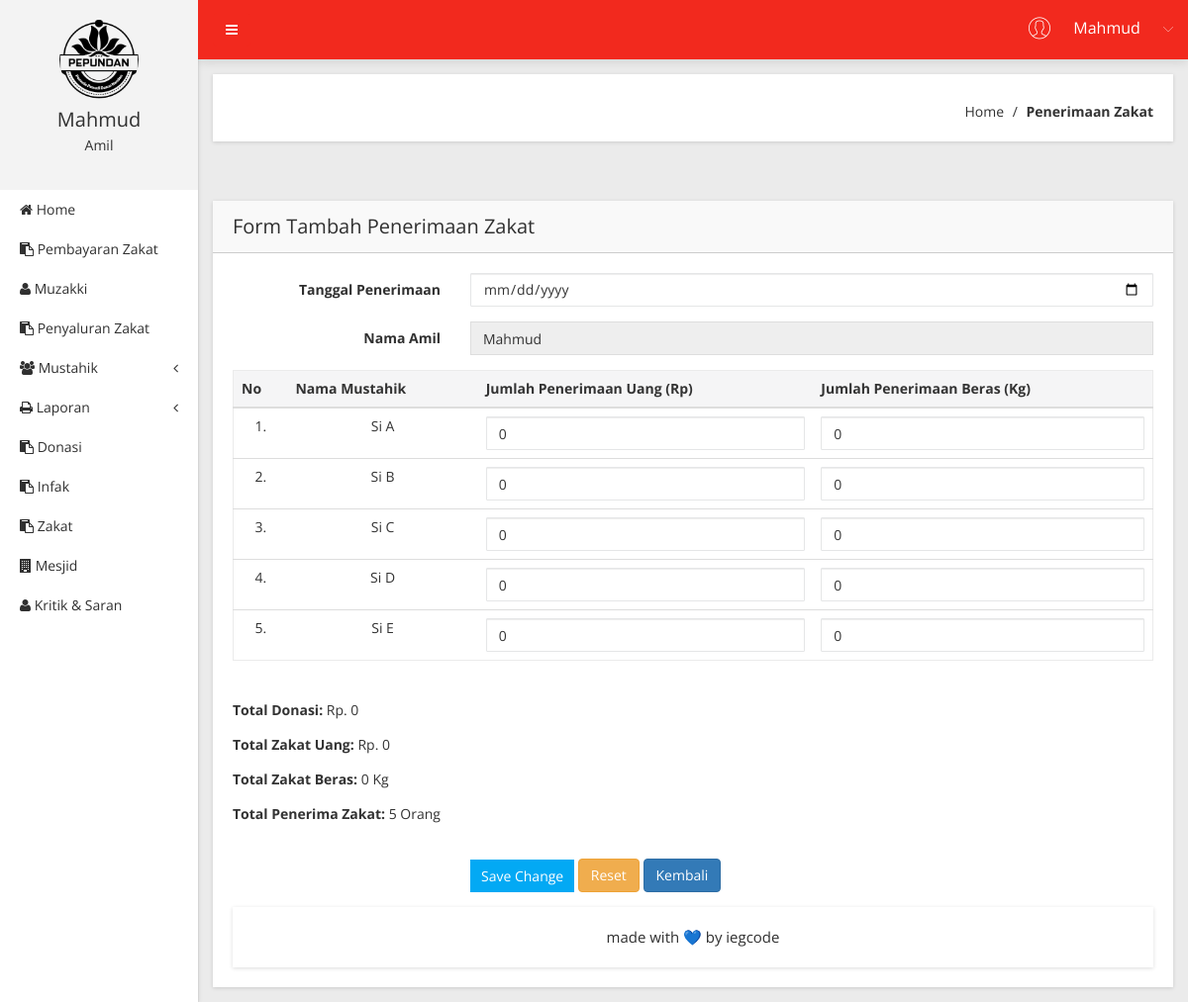
Page /Penerimaan/tambah (signed in) on the committed database.
### tables this page shows
CREATE TABLE `t_penerima` (
  `id_penerima` int(11) NOT NULL,
  `nama_penerima` varchar(30) NOT NULL,
  `kategori` varchar(20) NOT NULL,
  `alamat_penerima` varchar(30) NOT NULL,
  `status` varchar(1) NOT NULL
);

### app/core/controller.php (called while the page is built, shortened)
<?php
class controller {
	public function view($view, $data = [])
	{
		require_once 'app/views/' . $view .'.php';
	}
	public function model ($model)
	{
		return new $model;
	}
}

### app/controllers/Penerimaan.php (called while the page is built, shortened)
<?php
class Penerimaan extends Controller {
	public function tambah()
	{
		$data['judul'] = 'Tambah Penerimaan';
		$data['pnr'] = $this->model('Penerima_model')->getAllPenerimaAktif();
		$data['Amil'] = $this->model('Amil_model')->sesiAmil();
		$data['bagi'] = $this->model('Penerimaan_model')->Pembagian();
		$this->view('Penerimaan/tambah',$data);
	}
}

### app/core/app.php (called while the page is built, shortened)
<?php
class app {
	protected $method = 'index';
	protected $params = [];
	public function __construct ()
	{
		$url = $this->parseURL();
		if (file_exists('app/controllers/' . $url[0] . '.php')) {
			unset($url[0]);
		}
		$this->controller = new $this->controller;
		if (isset($url[1])) {
          if (method_exists($this->controller, $url[1])) {				$this->method = $url[1];
       }
   }
 call_user_func_array([$this->controller, $this->method], $this->params);
}
public function parseURL()
{
  if (isset($_GET['url'])) {
     $url = rtrim($_GET['url'], '/');
     $url = filter_var($url, FILTER_SANITIZE_URL);
     $url = explode('/', $url);
     return $url;
 }
}
}

### index.php (called while the page is built, shortened)
<?php
$app = new app;

### app/core/database.php (called while the page is built, shortened)
<?php
class Database {
	private $host = DB_HOST;
	private $user = DB_USER;
	private $pass = DB_PASS;
	private $db_name = DB_NAME;
PRIVATE $dbh;
private $stmt;
	public function __construct()
	{
		$dsn = 'mysql:host=' .$this->host. ';dbname=' .$this->db_name;
		$option= [
			PDO::ATTR_PERSISTENT =>true,
			PDO::ATTR_ERRMODE => PDO::ERRMODE_EXCEPTION
		];
		try{
			$this->dbh = new PDO($dsn, $this->user, $this->pass, $option);
		} catch(PDOException $e) {
			die($e->getMessage());
		}
	}
public function query($query){
	$this->stmt= $this->dbh->prepare($query);
}
public function execute()
{
	$this->stmt->execute();
}
public function resultSet()
{
	$this->execute();
	return $this->stmt->fetchALL(PDO::FETCH_ASSOC);
}
}
?>

### app/models/Penerima_model.php (called while the page is built, shortened)
<?php
class Penerima_model {
	private $db;
	public function __construct(){
		$this->db = new database;
	}
	public function getAllPenerimaAktif()
	{
		$this->db->query("SELECT * FROM t_penerima where status='1'");
	 		return $this->db->resultSet();
	}
}

### app/views/Penerimaan/tambah.php (the view, shortened to what this page needs)
            <div class="breadcome-area mg-b-30 small-dn">
                <div class="container-fluid">
                    <div class="row">
                        <div class="col-lg-12">
                            <div class="breadcome-list shadow-reset">
                                <div class="row">
                                    <div class="col-lg-6">
                                        <div class="breadcome-heading">
                                        </div>
                                    </div>
                                    <div class="col-lg-6">
                                        <ul class="breadcome-menu">
                                            <li><a href="<?=BASEURL;?>/home_index">Home</a> <span class="bread-slash">/</span>
                                            </li>
                                            <li><span class="bread-blod">Penerimaan Zakat</span>
                                            </li>
                                        </ul>
                                    </div>
                                </div>
                            </div>
                        </div>
                    </div>
                </div>
            </div>
            <div class="data-table-area mg-b-15">
                <div class="container-fluid">
                    <div class="row">
                        <div class="col-lg-12">
                            <div class="sparkline12-list shadow-reset mg-t-30">
                                <div class="sparkline12-hd">
                                    <div class="main-sparkline12-hd">
                                        <h1>Form Tambah Penerimaan Zakat</h1>
                                    </div>
                                </div>
                                <div class="sparkline12-graph">
                                    <div class="basic-login-form-ad">
                                        <div class="row">
                                            <div class="col-lg-12">
                                                <div class="all-form-element-inner">
<?php foreach ($data['bagi'] as $dt_bagi) : ?>
<?php endforeach;?>
      <form action="<?= BASEURL; ?>/Penerimaan/aksi_tambah" method="POST">
          <div class="form-group-inner">
              <div class="row">
                  <div class="col-lg-3">
                      <label class="login2 pull-right pull-right-pro">Tanggal Penerimaan</label>
                  </div>
                  <div class="col-lg-9">
                      <div class="form-select-list">
                          <input type="date" id="last-name" name="tgl_penerimaan" required="required" class="form-control">
                      </div>
                  </div>
              </div>
          </div>
          <div class="form-group-inner">
              <div class="row">
                  <div class="col-lg-3">
                      <label class="login2 pull-right pull-right-pro">Nama Amil</label>
                  </div>
                  <div class="col-lg-9">
                      <div class="form-select-list">
                          <input type="text" name='nama_amil' class="form-control" value="<?= $_SESSION['username'];?>" readonly>
                      </div>
                  </div>
              </div>
          </div>
          <table class="table border-table">
                    <thead>
                        <tr>
                            <th>No </th>
                            <th>Nama Mustahik</th>
                            <th>Jumlah Penerimaan Uang (Rp)</th>
                            <th>Jumlah Penerimaan Beras (Kg)</th>
                        </tr>
                    </thead>
                    <tbody>
                        <?php
                            $no = 1;
                            foreach( $data['pnr'] as $pnr) :
                        ?>
                        <tr>
                            <td><?=$no++ ?>.</td>
                            <td>
                              <?= $pnr['nama_penerima'];?>
                            </td>
                            <td>
                              <input type="text" name="jumlah_penerimaan_uang[]" class="form-control" value="<?= $dt_bagi['bagi_uang'];?>">
                            </td>
                            <td>
                              <input type="text" name="jumlah_penerimaan_beras[]" class="form-control" value="<?= $dt_bagi['bagi_beras'];?>">
                            </td>
                        </tr>
                    <?php endforeach; ?>
                <table>
                <br>
                <p align="left"><b>Total Donasi: </b> Rp. <?= number_format($dt_bagi['total_donasi']);?></p>
                <p align="left"><b>Total Zakat Uang: </b> Rp. <?= number_format($dt_bagi['total_uang']);?></p>
                <p align="left"><b>Total Zakat Beras: </b> <?= $dt_bagi['total_beras'];?> Kg</p>
                <p align="left"><b>Total Penerima Zakat: </b> <?= $dt_bagi['jumlah_penerima'];?> Orang</p>
          <div class="form-group-inner">
              <div class="login-btn-inner">
                  <div class="row">
                      <div class="col-lg-3"></div>
                      <div class="col-lg-9">
                          <div class="login-horizental cancel-wp pull-left">
                              <button class="btn btn-sm btn-primary login-submit-cs" type="submit">Save Change</button>
                              <button class="btn btn-warning" type="reset">Reset</button>
                              <a href="<?= BASEURL; ?>/Penerimaan/"  button type="button" class="btn btn-primary">Kembali</a>
                          </div>
                      </div>
                  </div>
              </div>
          </div>
      </form>
                                                </div>
                                            </div>
                                        </div>
                                    </div>
                                </div>
                            </div>
                        </div>
                    </div>
                </div>
            </div>
        </div>
    </div>

### rows in the picture
t_penerima: nama_penerima "Si A"
t_penerima: nama_penerima "Si B"
t_penerima: nama_penerima "Si C"
t_penerima: nama_penerima "Si D"
t_penerima: nama_penerima "Si E"

### other values in the picture
$_SESSION['username'] "Mahmud"
$level "Amil"
$dt_bagi['total_donasi'] "0"
$dt_bagi['total_uang'] "0"
$dt_bagi['total_beras'] "0"
$dt_bagi['jumlah_penerima'] "5"
